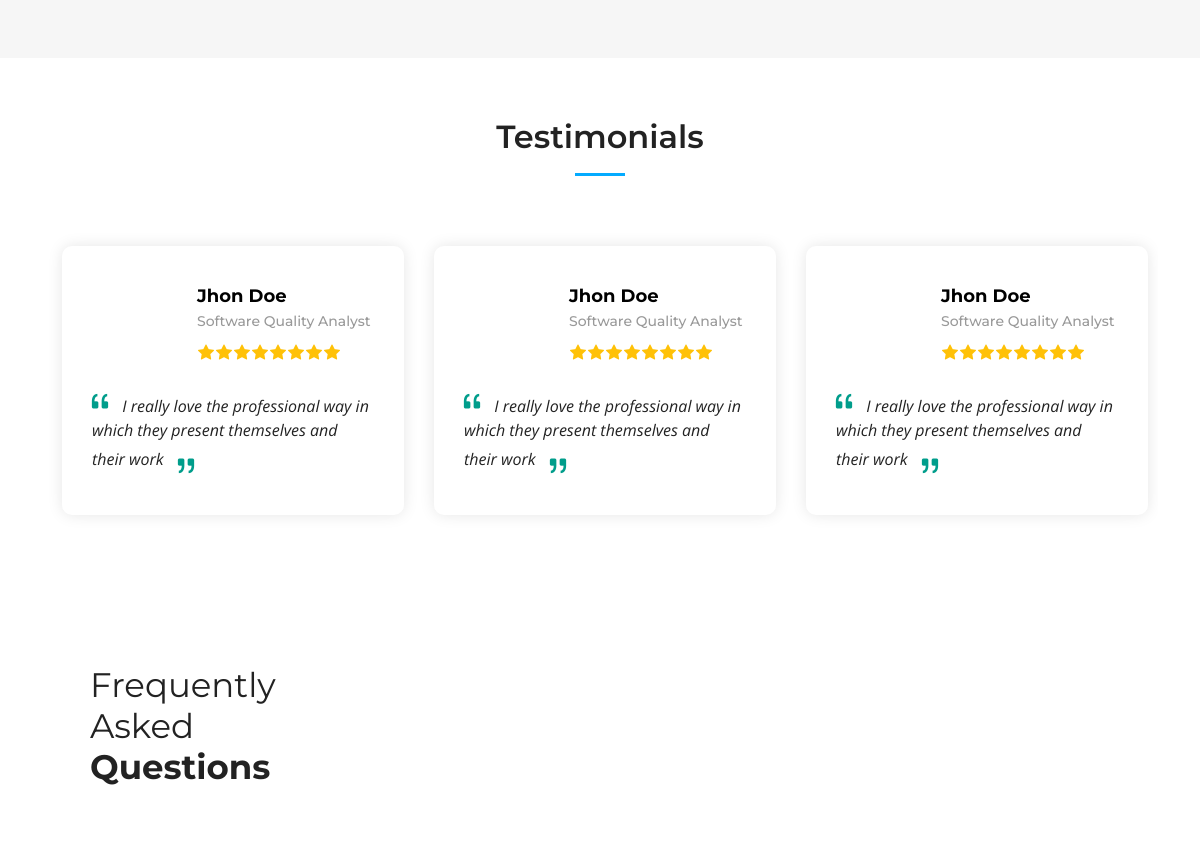
Before: / (middle part) with the older database file.
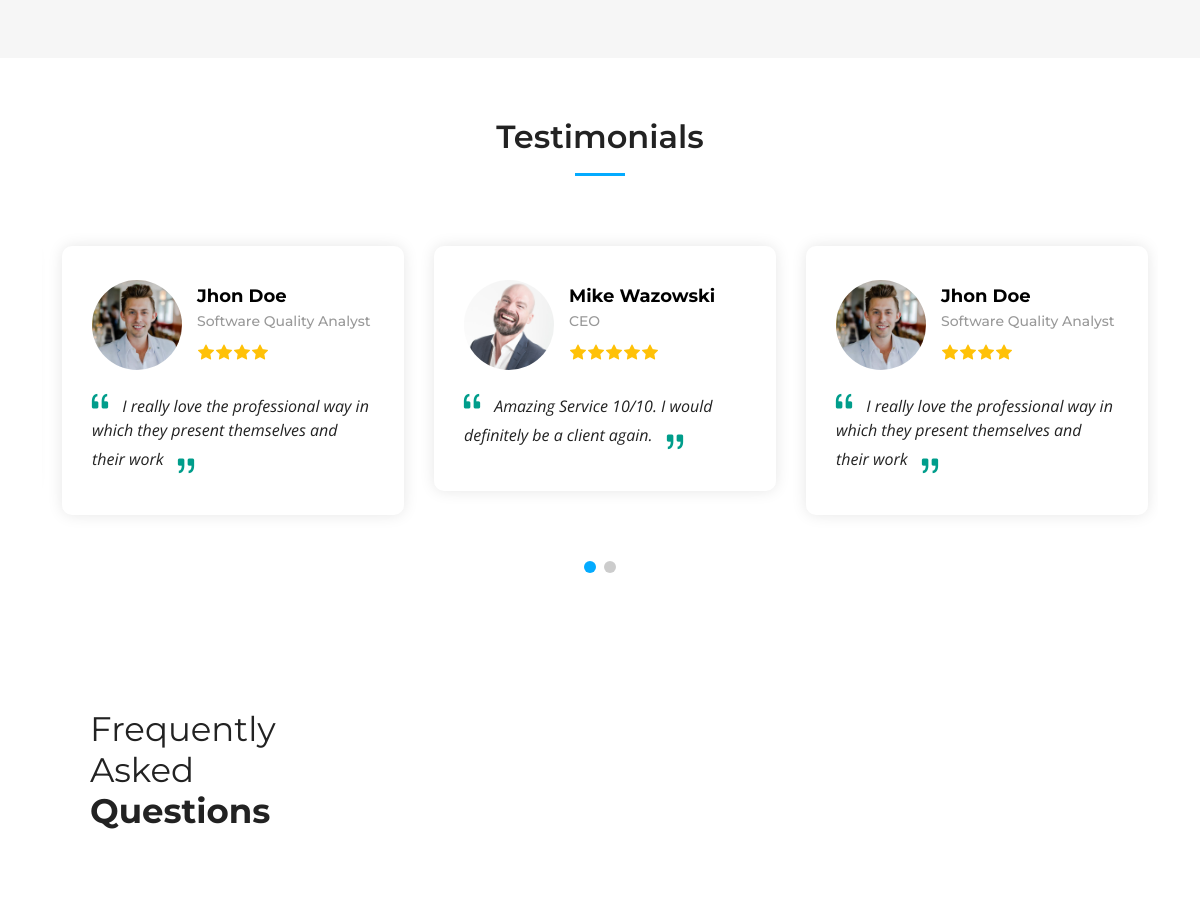
After: the same page with the newer database file.
### app/models.py (models this page shows)
class Testimonial(models.Model):
    user_image = models.CharField(max_length=225, blank = True, null = True)
    stars_count = [
        (1, 'One'),
        (2, 'Two'),
        (3, 'Three'),
        (4, 'Four'),
        (5, 'Five'),
    ]
    rating_count = models.IntegerField( choices= stars_count)
    username = models.CharField(max_length=50)
    user_job_title = models.CharField(max_length=50)
    review = models.TextField()
    def __str__(self):
        return f"{self.username} - {self.user_job_title}"

### app/views.py (the view)
# urls.py: path('', index, name="home"),
def index(request):
    general_info = GeneralInfo.objects.first()
    services = Service.objects.all()
    testimonials = Testimonial.objects.all()
    faqs = FrequentlyAskedQuestion.objects.all()
    context = {
        "company_name": general_info.company_name,
        "location": general_info.location,
        "email" : general_info.email,
        "phone": general_info.phone_number,
        "open_hours" : general_info.open_hours,
        "video_url" : general_info.video_url,
        "twitter_url" : general_info.X_url,
        "facebook_url" : general_info.facebook_url,
        "instagram_url" : general_info.instagram_url,
        "linkedin_url" : general_info.linkedin_url,
        "services":  services,
        "testimonials" : testimonials,
        'frequently_asked_question': faqs,
    }
    print(f"context: {context}")
    return render(request,"index.html",context)

### app/models.py (called while the page is built)
    def __str__(self):
        return self.title

### app/templates/index.html (shortened to what this page needs)
{% extends "assets/main.html" %}
{% load static %}
{% block mainContent %}
    <section id="services" class="services sections-bg">
    </section>
    <section id="testimonials" class="testimonials">
        <div class="container" data-aos="fade-up">
            <div class="section-header">
                <h2>Testimonials</h2>
            </div>
            <div class="slides-3 swiper" data-aos="fade-up" data-aos-delay="100">
                <div class="swiper-wrapper">
                    {% for testimonial in testimonials %}
                        <div class="swiper-slide">
                            <div class="testimonial-wrap">
                                <div class="testimonial-item">
                                    <div class="d-flex align-items-center">
                                        <img src="{% static testimonial.user_image %}"
                                             class="testimonial-img flex-shrink-0"
                                             alt="" />
                                        <div>
                                            <h3>{{ testimonial.username }}</h3>
                                            <h4>{{ testimonial.user_job_title }}</h4>
                                            <div class="stars">
                                                {% for i in 'x'|ljust:testimonial.rating_count %}<i class="bi bi-star-fill"></i>{% endfor %}
                                            </div>
                                        </div>
                                    </div>
                                    <p>
                                        <i class="bi bi-quote quote-icon-left"></i> {{ testimonial.review }} <i class="bi bi-quote quote-icon-right"></i>
                                    </p>
                                </div>
                            </div>
                        </div>
                    {% endfor %}
                </div>
                <div class="swiper-pagination"></div>
            </div>
        </div>
    </section>
    <section id="faq" class="faq">
        <div class="container" data-aos="fade-up">
            <div class="row gy-4">
                <div class="col-lg-4">
                    <div class="content px-xl-5">
                        <h3>
                            Frequently Asked <strong>Questions</strong>
                        </h3>
                    </div>
                </div>
                <div class="col-lg-8">
                    </div>
                </div>
            </div>
    </section>
{% endblock mainContent %}

### app/templates/assets/main.html (shortened to what this page needs)
{% load static %}
<!DOCTYPE html>
<html lang="en">
  <head>
    <link href="{% static 'assets/vendor/bootstrap/css/bootstrap.min.css' %}"
          rel="stylesheet">
    <link href="{% static 'assets/vendor/bootstrap-icons/bootstrap-icons.css' %}"
          rel="stylesheet">
    <link href="{% static 'assets/vendor/aos/aos.css' %}" rel="stylesheet">
    <link href="{% static 'assets/vendor/glightbox/css/glightbox.min.css' %}"
          rel="stylesheet">
    <link href="{% static 'assets/vendor/swiper/swiper-bundle.min.css' %}"
          rel="stylesheet">
    <link href="{% static 'assets/css/main.css' %}" rel="stylesheet">
  </head>
  <body>
    <main id="main">
      {% block mainContent %}
      {% endblock mainContent %}
    </main>
  </body>
</html>

### app/templates/assets/header.html (shortened to what this page needs)
{% load static %}

### static/assets/css/main.css (style rules this page uses)
:root { --font-default: "Open Sans", system-ui, -apple-system, "Segoe UI", Roboto, "Helvetica Neue", Arial, "Noto Sans", "Liberation Sans", sans-serif, "Apple Color Emoji", "Segoe UI Emoji", "Segoe UI Symbol", "Noto Color Emoji"; --font-primary: "Montserrat", sans-serif; --font-secondary: "Poppins", sans-serif; }
:root { --color-default: #222222; --color-primary: #04abff; --color-secondary: #f85a40; }
:root { scroll-behavior: smooth; }
body { font-family: var(--font-default); color: var(--color-default); }
h1, h2, h3, h4, h5, h6 { font-family: var(--font-primary); }
section { padding: 60px 0; overflow: hidden; }
.sections-bg { background-color: #f6f6f6; }
.section-header { text-align: center; padding-bottom: 20px; }
.section-header h2 { font-size: 32px; font-weight: 600; margin-bottom: 20px; padding-bottom: 20px; position: relative; }
.section-header h2:after { content: ""; position: absolute; display: block; width: 50px; height: 3px; background: var(--color-primary); left: 0; right: 0; bottom: 0; margin: auto; }
section { scroll-margin-top: 70px; }
.services { padding: 60px 0; }
.testimonials .testimonial-wrap { padding-left: 10px; }
.testimonials .testimonial-item { box-sizing: content-box; padding: 30px; margin: 30px 10px; box-shadow: 0px 0 15px rgba(0, 0, 0, 0.1); position: relative; background: #fff; border-radius: 10px; }
.testimonials .testimonial-item .testimonial-img { width: 90px; border-radius: 50px; margin-right: 15px; }
.testimonials .testimonial-item h3 { font-size: 18px; font-weight: bold; margin: 10px 0 5px 0; color: #000; }
.testimonials .testimonial-item h4 { font-size: 14px; color: #999; margin: 0; }
.testimonials .testimonial-item .stars { margin: 10px 0; }
.testimonials .testimonial-item .stars i { color: #ffc107; margin: 0 1px; }
.testimonials .testimonial-item .quote-icon-left, .testimonials .testimonial-item .quote-icon-right { color: #009d8b; font-size: 26px; line-height: 0; }
.testimonials .testimonial-item .quote-icon-left { display: inline-block; left: -5px; position: relative; }
.testimonials .testimonial-item .quote-icon-right { display: inline-block; right: -5px; position: relative; top: 10px; transform: scale(-1, -1); }
.testimonials .testimonial-item p { font-style: italic; margin: 15px auto 15px auto; }
.testimonials .swiper-pagination { margin-top: 20px; position: relative; }
.faq .content h3 { font-weight: 400; font-size: 34px; }

Changed rows visible on the page:
changed Testimonial "Jhon Doe": rating_count 8 → 4 (drawn)
added Testimonial: username "Mike Wazowski", user_job_title "CEO", rating_count 5 (drawn), review "Amazing Service 10/10. I would definitely be a client again."
